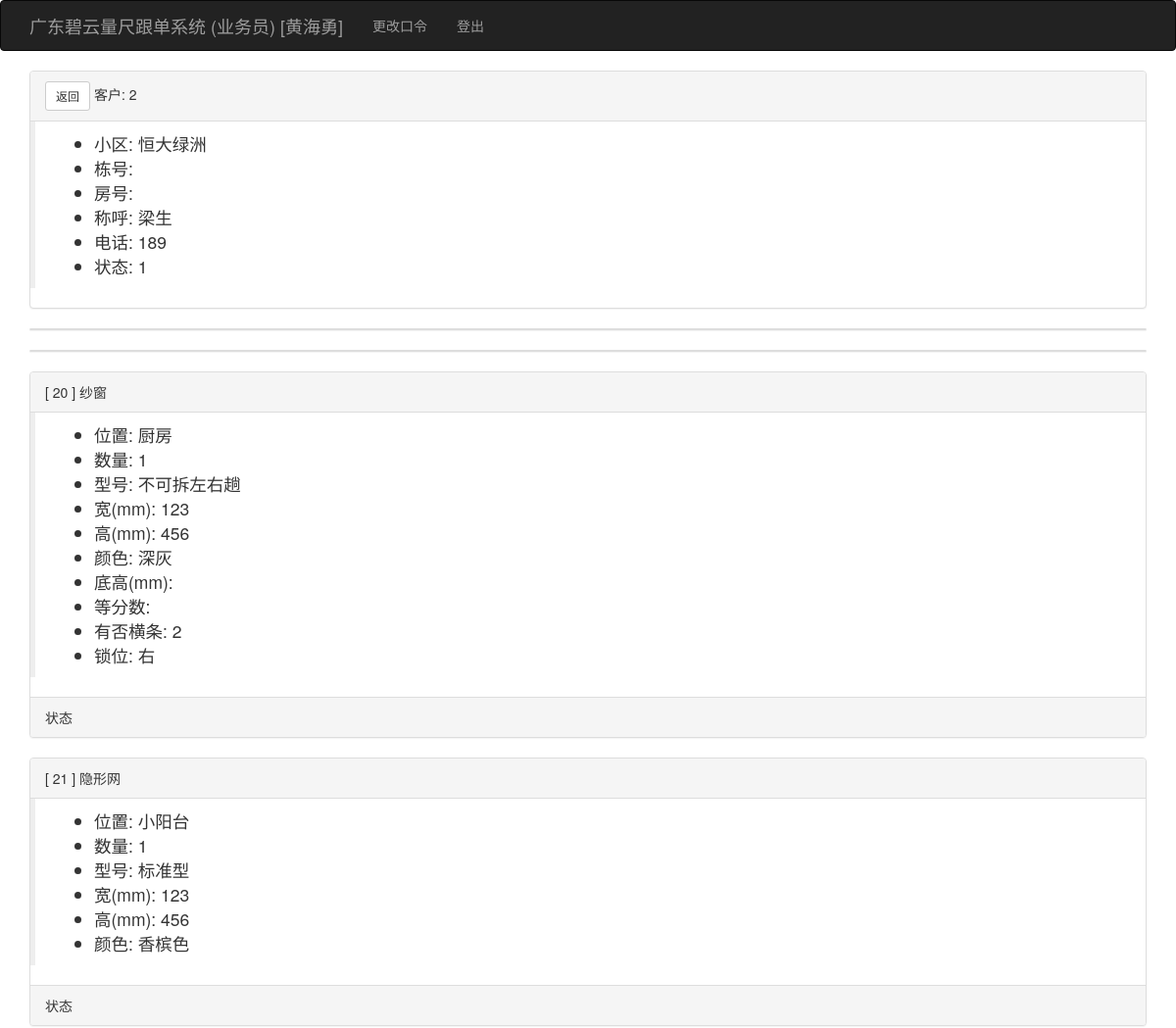
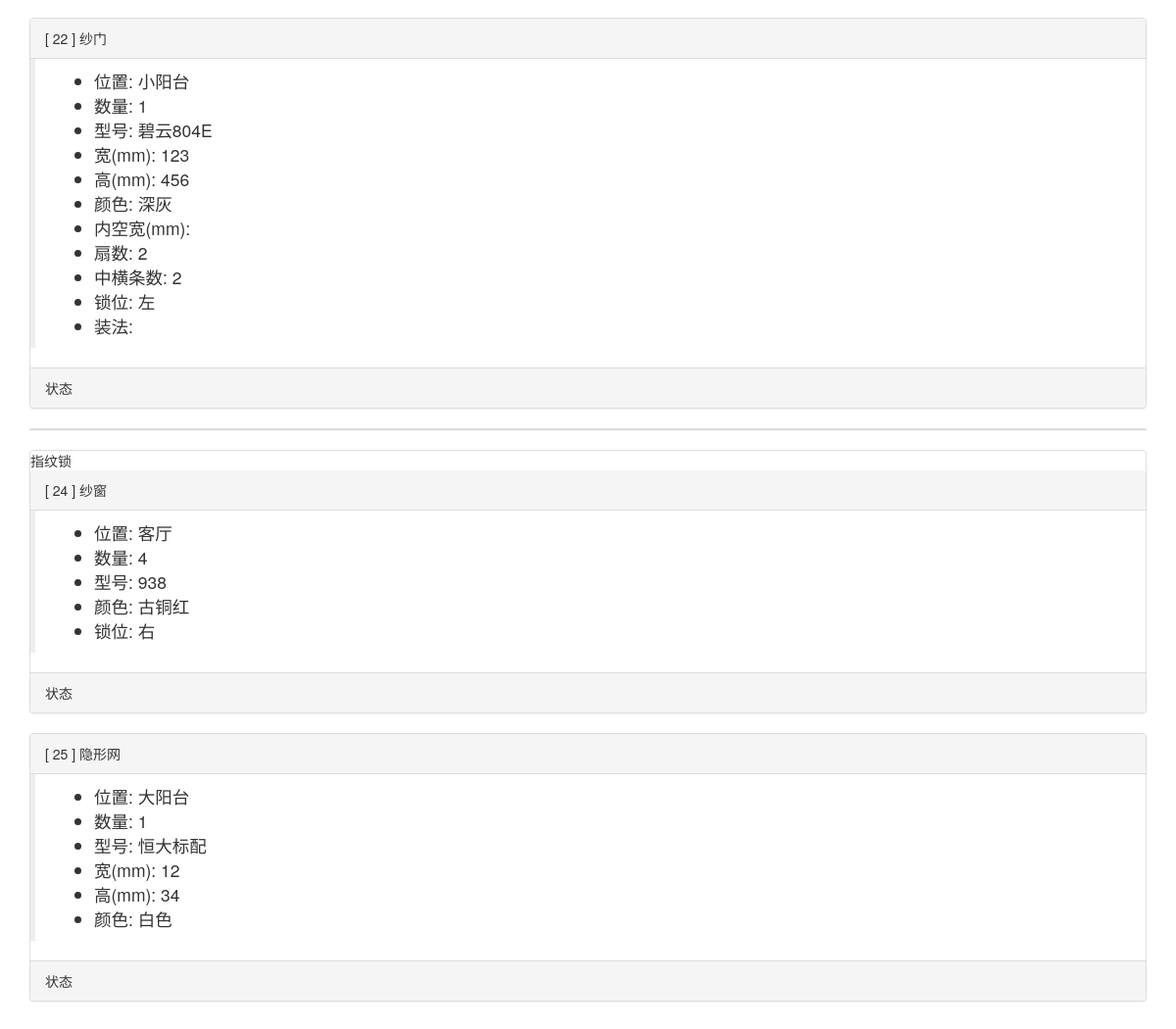
The page /viewkehudd/2 (signed in) on the database its author committed (2 pictures, top to bottom).
### app/models.py (models this page shows, shortened)
class User(UserMixin, db.Model):
    __tablename__ = 'users'
    id = db.Column(db.Integer, primary_key=True)
    user = db.Column(db.String(64), unique=True, index=True)
    pin = db.Column(db.String(64))
    username = db.Column(db.String(64))
    tel = db.Column(db.String(32))
    role = db.Column(db.String(64))
    isuse = db.Column(db.Boolean, default=False)
    beizhu = db.Column(db.String(64))
    kehus = db.relationship('Kehu', backref='user', lazy='dynamic')
    @login_manager.user_loader
    def load_user(user_id):
        return User.query.get(int(user_id))

class Kehu(db.Model):
    __tablename__ = 'kehus'
    id = db.Column(db.Integer, primary_key=True)
    user_id = db.Column(db.Integer, db.ForeignKey('users.id'))
    xiaoqu_id = db.Column(db.Integer, db.ForeignKey('xiaoqus.id'))
    fangjian = db.Column(db.String(64))
    chenghu = db.Column(db.String(64))
    tel = db.Column(db.String(64))
    zje = db.Column(db.Float)
    beizhu = db.Column(db.String(64))
    status = db.Column(db.Integer, default=1)  # 1已测尺、2已下单、3已安装、4已清款
    time0 = db.Column(db.DateTime(), default=datetime.utcnow)
    time1 = db.Column(db.DateTime())
    time2 = db.Column(db.DateTime())
    time3 = db.Column(db.DateTime())
    dingdans = db.relationship('Dingdan', backref='kehu', lazy='dynamic')

class Xiaoqu(db.Model):
    __tablename__ = 'xiaoqus'
    id = db.Column(db.Integer, primary_key=True)
    xiaoqu = db.Column(db.String(64), unique=True, index=True)
    dizhi = db.Column(db.String(100))
    beizhu = db.Column(db.String(128))
    kehus = db.relationship('Kehu', backref='xiaoqu', lazy='dynamic')

class Dingdan(db.Model):
    __tablename__ = 'dingdans'
    id = db.Column(db.Integer, primary_key=True)
    kehu_id = db.Column(db.Integer, db.ForeignKey('kehus.id'))
    chanpin_id = db.Column(db.Integer, db.ForeignKey('chanpins.id'))
    shuliang = db.Column(db.Integer)
    weizhi = db.Column(db.String(64))
    xinghao = db.Column(db.String(64))
    kuan_chang = db.Column(db.Integer)
    gao = db.Column(db.Integer)
    meikongkuan_bashoudigao = db.Column(db.Integer)
    color = db.Column(db.String(64))
    shanshu = db.Column(db.Integer)
    zhonghengtiaoshu_gantiaoshu = db.Column(db.Integer)
    shuowei = db.Column(db.String(64))
    ishaveht = db.Column(db.String(64))
    zhangfa_dengfenshu_kaishuofangshi = db.Column(db.String(64))
    jiage = db.Column(db.Float)
    tushipic = db.Column(db.String(64))
    beizhu = db.Column(db.String(64))
    status = db.Column(db.Integer, default=1)  # 1测尺、2业务下单、3工厂下单、4工厂入库、5工厂发货、6收货、7派工、8装完、9安清款
    fakaidi = db.Column(db.String(64))  # -1
    time0 = db.Column(db.DateTime(), default=datetime.utcnow)
    user0_id = db.Column(db.Integer, db.ForeignKey('users.id'))
    time1 = db.Column(db.DateTime())
    user1_id = db.Column(db.Integer, db.ForeignKey('users.id'))
    time2 = db.Column(db.DateTime())
    user2_id = db.Column(db.Integer, db.ForeignKey('users.id'))
    time3 = db.Column(db.DateTime())
    user3_id = db.Column(db.Integer, db.ForeignKey('users.id'))
    time4 = db.Column(db.DateTime())
    user4_id = db.Column(db.Integer, db.ForeignKey('users.id'))
    time5 = db.Column(db.DateTime())
    user5_id = db.Column(db.Integer, db.ForeignKey('users.id'))
    time6 = db.Column(db.DateTime())
    user6_id = db.Column(db.Integer, db.ForeignKey('users.id'))
    time7 = db.Column(db.DateTime())
    user7_id = db.Column(db.Integer, db.ForeignKey('users.id'))
    time8 = db.Column(db.DateTime())
    user8_id = db.Column(db.Integer, db.ForeignKey('users.id'))
    time9 = db.Column(db.DateTime())
    user9_id = db.Column(db.Integer, db.ForeignKey('users.id'))
    azd_id = db.Column(db.Integer, db.ForeignKey('users.id'))
    dingdan_azd = db.relationship("User", foreign_keys=[azd_id])

### app/main/views.py (the view)
@main.route('/viewkehudd/<int:id>', methods=['GET', 'POST'])
@login_required
def viewkehudd(id):
    kehu = Kehu.query.get(id)
    return render_template('viewkehudd.html', kehu=kehu)

### app/templates/viewkehudd.html (shortened to what this page needs)
{% extends "base.html" %}
{% import "bootstrap/wtf.html" as wtf %}
{% block page_content %}
           <div class="panel panel-default">
                <div class="panel-heading"> <a class="btn btn-default btn-sm" href="{{ url_for('main.kehulist') }}">返回</a> 客户: {{ kehu.id }}</div>
                <div class="post-body">
                    <blockquote>
                    <ul>
                    <li>小区: {{ kehu.xiaoqu.xiaoqu }}</li>
                    <li>栋号: {{ kehu.donghao }}</li>
                    <li>房号: {{ kehu.fanghao }}</li>
                    <li>称呼: {{ kehu.chenghu }}</li>
                    <li>电话: {{ kehu.tel }}</li>
                    <li>状态: {{ kehu.status }}</li>
                    </ul>
                    </blockquote>
                </div>
            </div>
    {% for dingdan in kehu.dingdans %}
            <div class="panel panel-default">
        {% if dingdan.chanpin.pinming == '隐形网' %}
                <div class="panel-heading">[ {{ dingdan.id }} ] 隐形网</div>
                <div class="post-body">
                    <blockquote>
                    <ul>
                        <li>位置: {{ dingdan.weizhi }}</li>
                        <li>数量: {{ dingdan.shuliang }}</li>
                        <li>型号: {{ dingdan.xinghao }}</li>
                        <li>宽(mm): {{ dingdan.kuan_chang }}</li>
                        <li>高(mm): {{ dingdan.gao }}</li>
                        <li>颜色: {{ dingdan.color }}</li>
                    </ul>
                    </blockquote>
                </div>
                <div class="panel-footer">状态</div>
        {% elif dingdan.chanpin.pinming == '纱门' %}
                <div class="panel-heading">[ {{ dingdan.id }} ] 纱门</div>
                <div class="post-body">
                    <blockquote>
                    <ul>
                        <li>位置: {{ dingdan.weizhi }}</li>
                        <li>数量: {{ dingdan.shuliang }}</li>
                        <li>型号: {{ dingdan.xinghao }}</li>
                        <li>宽(mm): {{ dingdan.kuan_chang }}</li>
                        <li>高(mm): {{ dingdan.gao }}</li>
                        <li>颜色: {{ dingdan.color }}</li>
                        <li>内空宽(mm): {{ dingdan.meikuan_digao }}</li>
                        <li>扇数: {{ dingdan.shanshu }}</li>
                        <li>中横条数: {{ dingdan.zhonghengtiaoshu_gantiaoshu }}</li>
                        <li>锁位: {{ dingdan.shuowei }}</li>
                        <li>装法: {{ dingdan.zhangfa }}</li>
                    </ul>
                    </blockquote>
                </div>
                <div class="panel-footer">状态</div>
        {% elif dingdan.chanpin.pinming == '纱窗' %}
                <div class="panel-heading">[ {{ dingdan.id }} ] 纱窗</div>
                <div class="post-body">
                    <blockquote>
                    <ul>
                        <li>位置: {{ dingdan.weizhi }}</li>
                        <li>数量: {{ dingdan.shuliang }}</li>
                        <li>型号: {{ dingdan.xinghao }}</li>
                        <li>宽(mm): {{ dingdan.kuan_chang }}</li>
                        <li>高(mm): {{ dingdan.gao }}</li>
                        <li>颜色: {{ dingdan.color }}</li>
                        <li>底高(mm): {{ dingdan.meikuan_digao }}</li>
                        <li>等分数: {{ dingdan.dengfenshu }}</li>
                        <li>有否横条: {{ dingdan.ishaveht }}</li>
                        <li>锁位: {{ dingdan.shuowei }}</li>
                    </ul>
                    </blockquote>
                </div>
                <div class="panel-footer">状态</div>
        {% elif dingdan.chanpin.pinming == '指纹锁' %}
            指纹锁<br>
                <div class="panel-heading">[ {{ dingdan.id }} ] 纱窗</div>
                <div class="post-body">
                    <blockquote><ul>
                        <li>位置: {{ dingdan.weizhi }}</li>
                        <li>数量: {{ dingdan.shuliang }}</li>
                        <li>型号: {{ dingdan.xinghao }}</li>
                        <li>颜色: {{ dingdan.color }}</li>
                        <li>锁位: {{ dingdan.shuowei }}</li>
                    </ul></blockquote>
                </div>
                <div class="panel-footer">状态</div>
        {% endif %}
            </div>
    {% endfor %}
{% endblock %}

### app/templates/base.html (shortened to what this page needs)
{% extends "bootstrap/base.html" %}
{% block head %}
{{ super() }}
<link rel="stylesheet" type="text/css" href="{{ url_for('static', filename='styles.css') }}">
{% endblock %}
{% block navbar %}
<div class="navbar navbar-inverse" role="navigation">
    <div class="container">
        <div class="navbar-header">
            <a class="navbar-brand" href="{{ url_for('main.index') }}">广东碧云量尺跟单系统 ({{ current_user.role }}) [{{ current_user.username }}] </a>
        </div>
        <div class="navbar-collapse collapse">
            <ul class="nav navbar-nav">
                {% if current_user.is_authenticated %}
                <li><a href="{{ url_for('auth.change_pin') }}">更改口令</a></li>
                <li><a href="{{ url_for('auth.logout') }}">登出</a></li>
                {% endif %}
            </ul>
        </div>
    </div>
</div>
{% endblock %}
{% block content %}
<div class="container">
    {% block page_content %}{% endblock %}
</div>
{% endblock %}

### rows shown on the page
User: role "业务员", username "黄海勇"
Kehu: id "2", chenghu "梁生", tel "189", status "1"
Xiaoqu: xiaoqu.xiaoqu "恒大绿洲"
Dingdan: id "20", weizhi "厨房", shuliang "1", xinghao "不可拆左右趟", kuan_chang "123", gao "456", color "深灰", ishaveht "2", shuowei "右"
Dingdan: id "21", weizhi "小阳台", shuliang "1", xinghao "标准型", kuan_chang "123", gao "456", color "香槟色"
Dingdan: id "22", weizhi "小阳台", shuliang "1", xinghao "碧云804E", kuan_chang "123", gao "456", color "深灰", shanshu "2", zhonghengtiaoshu_gantiaoshu "2", shuowei "左"
Dingdan: id "24", weizhi "客厅", shuliang "4", xinghao "938", color "古铜红", shuowei "右"
Dingdan: id "25", weizhi "大阳台", shuliang "1", xinghao "恒大标配", kuan_chang "12", gao "34", color "白色"
